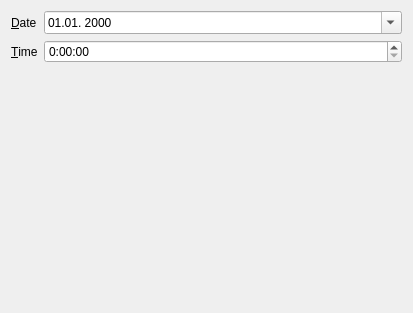
<?xml version="1.0" encoding="UTF-8"?>
<ui version="4.0">
 <class>Event::StageWidget</class>
 <widget class="QWidget" name="Event::StageWidget">
  <property name="geometry">
   <rect>
    <x>0</x>
    <y>0</y>
    <width>413</width>
    <height>313</height>
   </rect>
  </property>
  <property name="windowTitle">
   <string>Form</string>
  </property>
  <layout class="QFormLayout" name="formLayout">
   <item row="0" column="0">
    <widget class="QLabel" name="label">
     <property name="text">
      <string>&amp;Date</string>
     </property>
     <property name="buddy">
      <cstring>dateEdit</cstring>
     </property>
    </widget>
   </item>
   <item row="0" column="1">
    <widget class="qf::qmlwidgets::DateEdit" name="dateEdit">
     <property name="displayFormat">
      <string>dd.MM. yyyy</string>
     </property>
     <property name="calendarPopup">
      <bool>true</bool>
     </property>
    </widget>
   </item>
   <item row="1" column="0">
    <widget class="QLabel" name="label_2">
     <property name="text">
      <string>&amp;Time</string>
     </property>
     <property name="buddy">
      <cstring>timeEdit</cstring>
     </property>
    </widget>
   </item>
   <item row="1" column="1">
    <widget class="qf::qmlwidgets::TimeEdit" name="timeEdit">
     <property name="displayFormat">
      <string>H:mm:ss</string>
     </property>
    </widget>
   </item>
  </layout>
 </widget>
 <customwidgets>
  <customwidget>
   <class>qf::qmlwidgets::TimeEdit</class>
   <extends>QTimeEdit</extends>
   <header location="global">qf/qmlwidgets/timeedit.h</header>
  </customwidget>
  <customwidget>
   <class>qf::qmlwidgets::DateEdit</class>
   <extends>QDateEdit</extends>
   <header location="global">qf/qmlwidgets/dateedit.h</header>
  </customwidget>
 </customwidgets>
 <resources/>
 <connections/>
</ui>
